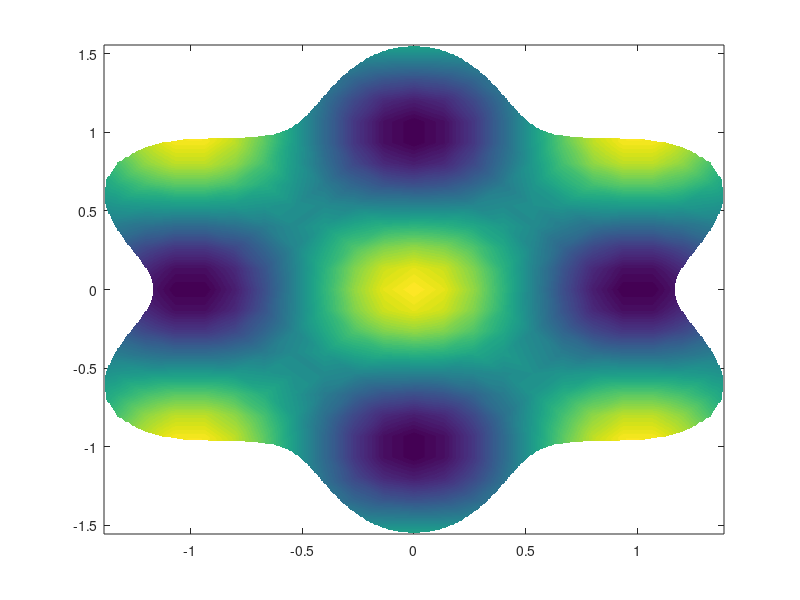
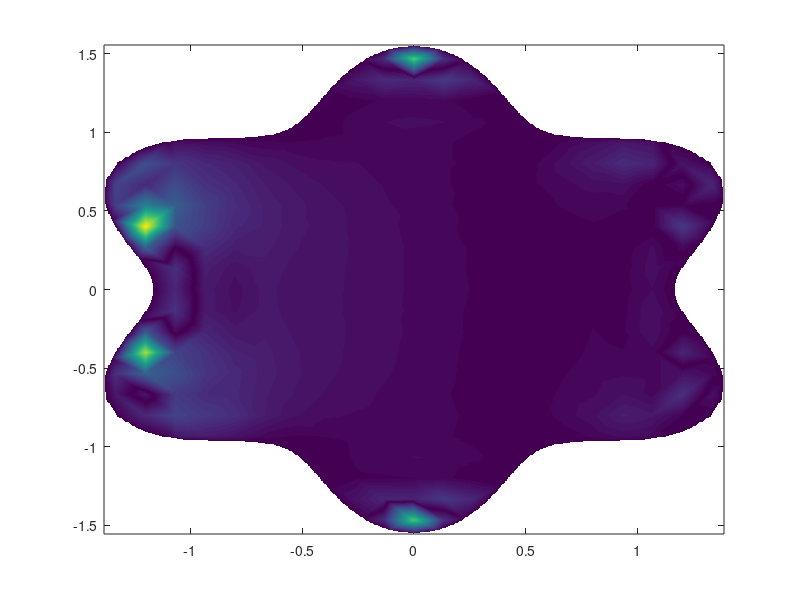

Recreate these plots in MATLAB, in order.
clear
clc
format shorte
%%
N = 30;
a = -2; b = 2; d = 2;
h = (b-a)/N;
%%
n = 6;
[x,y]=meshgrid(a:h:b);
[teta,r]=cart2pol(x,y);
xd=[];
yd=[];
p=0;
t=0:pi/40:2*pi-pi/40;
xb=(1/(n^2)).*(1+2.*n+n.^2-(n+1).*cos(n.*t)).*cos(t);
yb=(1/(n^2)).*(1+2.*n+n.^2-(n+1).*cos(n.*t)).*sin(t);

for i=1:length(teta)*length(r)
    if (r(i)*cos(teta(i)))^2+(r(i)*sin(teta(i)))^2<((1/(n^2))*(1+2*n+n^2-(n+1)*cos(n.*teta(i))))^2-0.01
        p=p+1;
        xd(p)=r(i)*cos(teta(i));
        yd(p)=r(i)*sin(teta(i));
    end
end

X = [xb';xd'];
Y = [yb';yd'];

NB = length(xb);
NI = length(xd);
Nt = NB + NI;
%%
Phi = @(r,c) exp(-(c*r).^2);
drPhi = @(r,rh,c) -2*c^2*rh.*exp(-(c*r).^2);
drrPhi = @(r,rh,c) 2*c^2*exp(-(c*r).^2).*( -1 + 2*(c^2).*(rh.^2));

rx = X-X';
ry = Y-Y';

D = sqrt( rx.^2 + ry.^2 );

c = 2;
Int = Phi(D,c);

D1x = drPhi(D,rx,c);
D1y = drPhi(D,ry,c);

D2x = drrPhi(D,rx,c);
D2y = drrPhi(D,ry,c);
%%
u = @(x,y) cos(pi.*x).*cos(pi.*y);
f = @(x,y) -2*pi^2.*cos(pi.*x).*cos(pi.*y);
%%
H = D2x + D2y;
H(1:NB,:) = Int(1:NB,:);

F = f(X,Y);
F(1:NB) = u(X(1:NB),Y(1:NB));

Lambda = H\F;

U = Int*Lambda;

norm(U-u(X,Y),inf)

% hold on
% plot3(X,Y,U,'o')

%%
h = 0.005
[x,y]=meshgrid(a:h:b);
[teta,r]=cart2pol(x,y);
x=[];
y=[];

for i=1:length(teta)
    for j=1:length(teta)
        if (r(i,j)*cos(teta(i,j)))^2+(r(i,j)*sin(teta(i,j)))^2<=((1/(n^2))*(1+2*n+n^2-(n+1)*cos(n.*teta(i,j))))^2
            x(i,j)=r(i,j)*cos(teta(i,j));
            y(i,j)=r(i,j)*sin(teta(i,j));
        else
            x(i,j) = NaN;
            y(i,j) = NaN;
        end
    end
end
%%
Z = griddata(X,Y,U,x(:),y(:));
Ze = griddata(X,Y,U-u(X,Y),x(:),y(:));

U_m = reshape(Z,length(x),length(y));
E_m = reshape(Ze,length(x),length(y));

figure, pcolor(x,y,U_m), shading interp
figure, pcolor(x,y,abs(E_m)), shading interp
